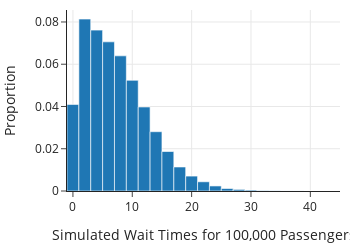

Notebook source saved alongside this figure:
### Markdown cell above
We make a histogram of these simulated waiting times to examine the distribution.

### Code cell
fig = px.histogram(x=sim_wait_times, nbins=40,
                   histnorm='probability density',
                   width=350, height=250)


fig.update_xaxes(title="Simulated Wait Times for 100,000 Passengers")
fig.update_yaxes(title="Proportion")
fig.show()

### Figure 1 — Plotly figure (JSON) as saved in the notebook; plotly's stock layout.template omitted (floating-point values rounded to 4 significant figures; data arrays with more than 128 entries replaced by an {"elided": "..."} marker saying what was removed)
{"data": [{"alignmentgroup": "True", "bingroup": "x", "histnorm": "probability density", "hovertemplate": "x=%{x}<br>probability density=%{y}<extra></extra>", "legendgroup": "", "marker": {"color": "#1F77B4", "pattern": {"shape": ""}}, "name": "", "nbinsx": 40, "offsetgroup": "", "orientation": "v", "showlegend": false, "type": "histogram", "x": {"elided": "100000 float values"}, "xaxis": "x", "yaxis": "y"}], "layout": {"barmode": "relative", "height": 250, "legend": {"tracegroupgap": 0}, "width": 350, "xaxis": {"anchor": "y", "autorange": true, "domain": [0, 1], "range": [-1, 45], "title": {"text": "Simulated Wait Times for 100,000 Passengers"}, "type": "linear"}, "yaxis": {"anchor": "x", "autorange": true, "domain": [0, 1], "range": [0, 0.08567], "title": {"text": "Proportion"}}}}
